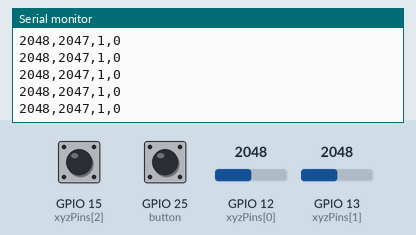
Simulated run of this sketch. Board: ESP32. On the bench: the last lines printed to the serial monitor. Inputs (shaded band) come from the test bench; at power-on: GPIO 12 (xyzPins[0]) = 2048, GPIO 13 (xyzPins[1]) = 2048, GPIO 15 (xyzPins[2]) HIGH, GPIO 25 (button) HIGH.

Above: at 1.2 s.
1.3 s: GPIO 12 (xyzPins[0]) set to 2866
At 1.31 s:
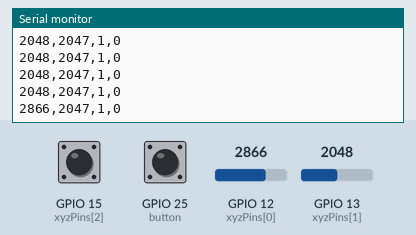
2.8 s: GPIO 13 (xyzPins[1]) set to 2866
At 2.81 s:
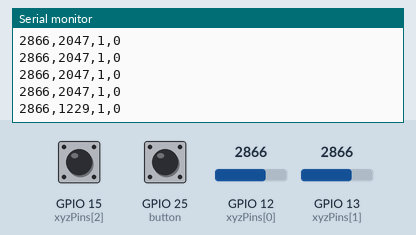
4.3 s: GPIO 15 (xyzPins[2]) pulled LOW for 0.15 s
At 4.32 s:
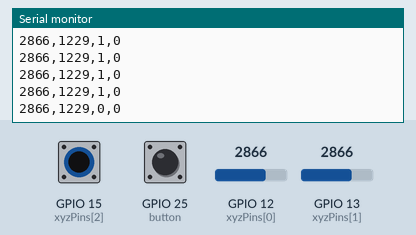
5.9 s: GPIO 25 (button) pulled LOW for 0.15 s
At 6.13 s:
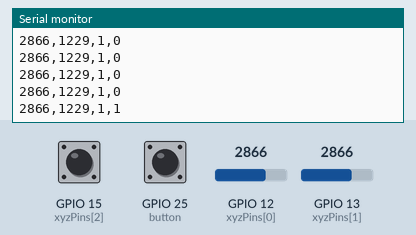
7.5 s: GPIO 12 (xyzPins[0]) set to 3603
At 7.53 s:
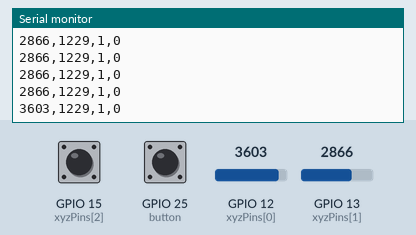
9.0 s: GPIO 15 (xyzPins[2]) pulled LOW for 1 s
At 9.04 s:
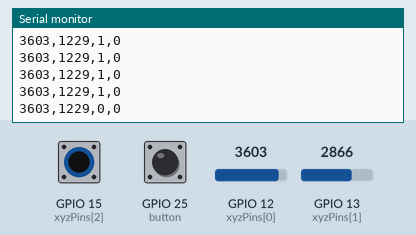
Timing chart, 0 to 12.0 s (numbered marks = the images above; inputs shaded):
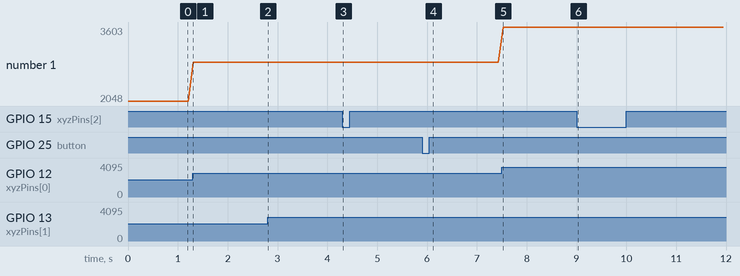

Measured:
- after the input at 1.3 s, the serial monitor: prints a new line at once (image 1)
- after the input at 2.8 s, the serial monitor: prints a new line at once (image 2)
- after the input at 4.3 s, the serial monitor: prints a new line at once (image 3)
- after the input at 5.9 s, the serial monitor: prints a new line after 0.22 s (image 4)
- after the input at 7.5 s, the serial monitor: prints a new line at once (image 5)
- after the input at 9.0 s, the serial monitor: prints a new line at once (image 6)
- plotted number 1: 2048 → 2866 after the input at 1.3 s, 2866 → 3603 after the input at 7.5 s

The sketch:

interactive.ino
```cpp
int xyzPins[] = {12, 13, 15};
int xVal, yVal, zVal;

int lastState = 1; // the previous state from the button input
int currentState; // the current reading from the button input

void setup() {
  Serial.begin(9600);
  pinMode(xyzPins[2], INPUT_PULLUP); // z axis is a button
  pinMode(25, INPUT_PULLUP); //button
}

void loop() {
  xVal = analogRead(xyzPins[0]);
  yVal = analogRead(xyzPins[1]);
  zVal = digitalRead(xyzPins[2]);
  currentState = digitalRead(25);

  yVal = abs(4095 - yVal);

  Serial.print(xVal);
  Serial.print(",");
  Serial.print(yVal);
  Serial.print(",");
  Serial.print(zVal); // joystick button value
  Serial.print(",");
  if(lastState == 0 && currentState == 1){
    Serial.println(1); // 1 represent button pressed
  }else{
    Serial.println(0); // 0 represent button not pressed
  }

  // save the last state
  lastState = currentState;
  delay(100);
}
```
